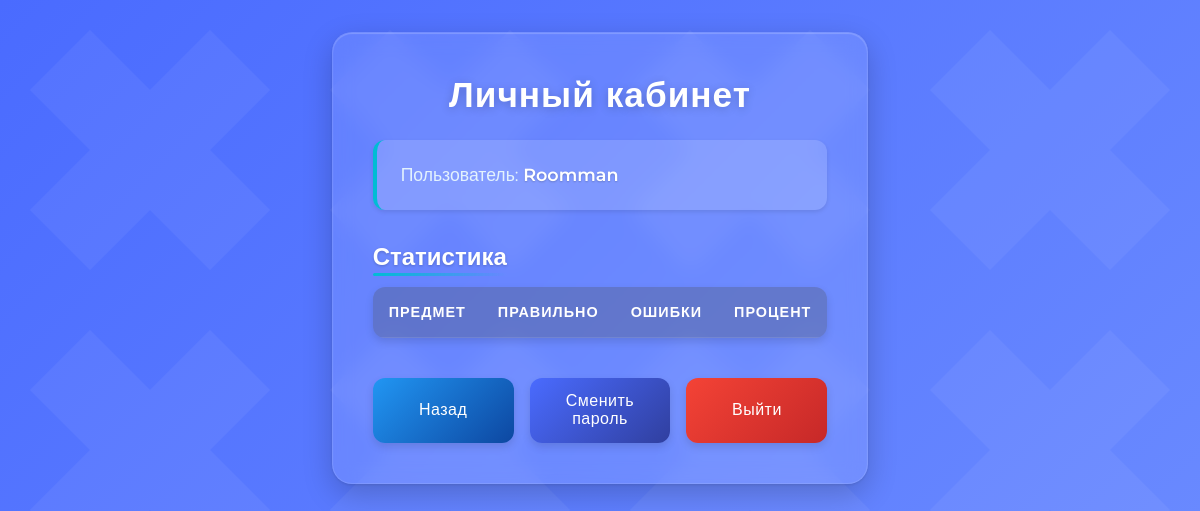
/account (signed in), run on an earlier commit of the app's database.
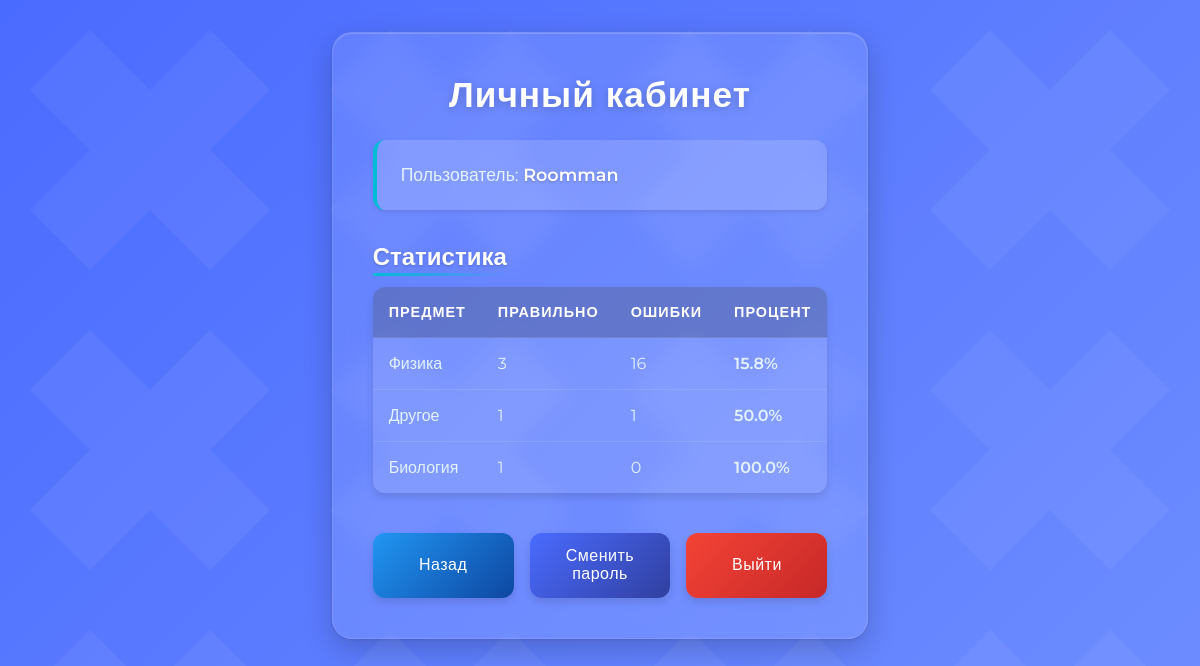
And on a later commit of the database.
### app.py (models this page shows, shortened)
class User(db.Model):
    id = db.Column(db.Integer, primary_key=True)
    username = db.Column(db.String(80), unique=True, nullable=False)
    password = db.Column(db.String(120), nullable=False)
    stats = db.relationship('UserStats', backref='user', lazy=True)
    created_at = db.Column(db.DateTime, default=datetime.utcnow)

class UserStats(db.Model):
    id = db.Column(db.Integer, primary_key=True)
    user_id = db.Column(db.Integer, db.ForeignKey('user.id'), nullable=False)
    subject = db.Column(db.String(50), nullable=False)
    correct_answers = db.Column(db.Integer, default=0)
    wrong_answers = db.Column(db.Integer, default=0)
    updated_at = db.Column(db.DateTime,
                           default=datetime.utcnow,
                           onupdate=datetime.utcnow)

### app.py (the view)
@app.route('/account')
@login_required
def account():
    db_session = Session(db.engine)
    try:
        user = db_session.get(User, session['user_id'])
        if not user:
            return redirect('/logout')
        stats = db_session.execute(
            db.select(UserStats).where(
                UserStats.user_id == user.id)).scalars().all()
        return render_template('account.html', current_user=user, stats=stats)
    except Exception as e:
        logger.error(f"Ошибка при доступе к аккаунту: {str(e)}")
        return redirect('/')
    finally:
        db_session.close()

### app.py (called while the page is built)
def login_required(f):
    @wraps(f)
    def decorated_function(*args, **kwargs):
        if 'user_id' not in session:
            if rq.headers.get('X-Requested-With') == 'XMLHttpRequest':
                return jsonify({'error': 'Unauthorized'}), 401
            return redirect('/')
        return f(*args, **kwargs)
    return decorated_function

### templates/account.html (shortened to what this page needs)
{% extends "base.html" %}
{% block link %}
<link rel="stylesheet" href="{{ url_for("static", filename="css/account.css") }}">
{% endblock %}
{% block body %}
<div class="account-container">
    <h2>Личный кабинет</h2>
    <div class="user-info">
        <p>Пользователь: <strong>{{ current_user.username }}</strong></p>
    </div>
    <div class="stats-section">
        <h3>Статистика</h3>
        <table>
            <thead>
                <tr>
                    <th>Предмет</th>
                    <th>Правильно</th>
                    <th>Ошибки</th>
                    <th>Процент</th>
                </tr>
            </thead>
            <tbody>
                {% for stat in stats %}
                <tr>
                    <td>{{ stat.subject }}</td>
                    <td>{{ stat.correct_answers }}</td>
                    <td>{{ stat.wrong_answers }}</td>
                    <td>{{ (stat.correct_answers/(stat.correct_answers+stat.wrong_answers)*100)|round(1) if (stat.correct_answers+stat.wrong_answers) > 0 else 0 }}%</td>
                </tr>
                {% endfor %}
            </tbody>
        </table>
    </div>
    <div class="account-actions">
        <button id="backBtn">Назад</button>
        <button id="changePasswordBtn">Сменить пароль</button>
        <button id="logoutBtn">Выйти</button>
    </div>
</div>
{% endblock %}

### templates/base.html (shortened to what this page needs)
<!DOCTYPE html>
<html lang="ru">
<head>
    <link rel="stylesheet" href="{{ url_for("static", filename="css/base.css") }}">
    {% block link %}{% endblock %}
</head>
<body>
    {% block body %}{% endblock %}
</body>
</html>

### static/css/base.css (style rules this page uses)
:root { --primary-color: #3f51b5; --primary-light: #7986cb; --primary-dark: #303f9f; --accent-color: #00bcd4; --text-light: #e3f2fd; --text-dark: #263238; --error-color: #f44336; --success-color: #4CAF50; --warning-color: #FF9800; --background-gradient: linear-gradient(135deg, var(--primary-dark), var(--primary-color)); --card-background: rgba(255, 255, 255, 0.95); --transition-speed: 0.3s; }
* { box-sizing: border-box; margin: 0; padding: 0; }
body { background: var(--background-gradient); color: var(--text-light); margin: 0; font-family: 'Roboto', sans-serif; min-height: 100vh; transition: background-color var(--transition-speed) ease; }
button { padding: 0.75rem 1.5rem; border: none; border-radius: 8px; font-weight: 500; cursor: pointer; transition: all 0.2s ease; background-color: var(--primary-color); color: white; font-size: 1rem; box-shadow: 0 2px 5px rgba(0, 0, 0, 0.2); position: relative; overflow: hidden; }
button::after { content: ''; position: absolute; top: 50%; left: 50%; width: 5px; height: 5px; background: rgba(255, 255, 255, 0.5); opacity: 0; border-radius: 100%; transform: scale(1, 1) translate(-50%, -50%); transform-origin: 50% 50%; }

What changed in the data, as far as the page shows it:
added UserStats: subject "Физика", correct_answers "3", wrong_answers "16", correct_answers+wrong_answers "15.8"
added UserStats: subject "Другое", correct_answers "1", wrong_answers "1", correct_answers+wrong_answers "50.0"
added UserStats: subject "Биология", correct_answers "1", wrong_answers "0", correct_answers+wrong_answers "100.0"
